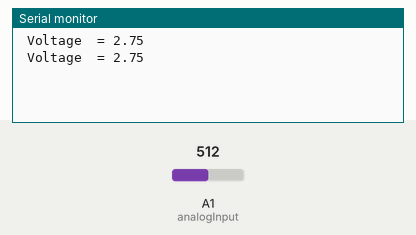
The sketch below on a simulated Arduino Uno, built with avr-gcc and run on an emulated ATmega328P. Shown: the last lines printed to the serial monitor. The inputs (shaded band) are chosen by the test bench; at power-on: A1 (analogInput) = 512.

Above: at 1.8 s.
1.9 s: A1 (analogInput) set to 716
At 2.8 s:
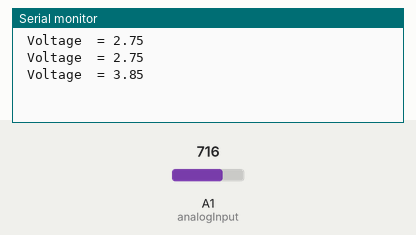
3.4 s: A1 (analogInput) set to 900
At 4.8 s:
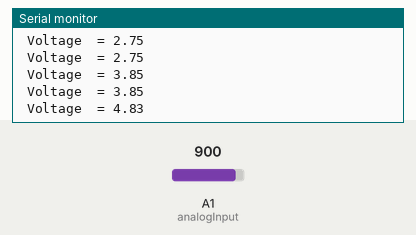
Timing chart, 0 to 6.4 s (numbered marks = the images above; inputs shaded):
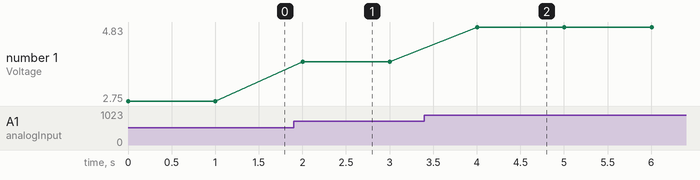

The sketch:

Arduino-Voltmeter.ino
```cpp
int analogInput = 1;
float Vout = 0.00;
float Vin = 0.00;
float R1 = 100000.00; // resistance of R1 (100K)
float R2 = 10000.00; // resistance of R2 (10K)
int val = 0;
void setup() {
  pinMode(analogInput, INPUT); //assigning the input port
  Serial.begin(9600); //BaudRate
}
void loop() {

  val = analogRead(analogInput);//reads the analog input
  Vout = (val * 5.00) / 1024.00; // formula for calculating voltage out i.e. V+, here 5.00
  Vin = Vout / (R1 / (R1 + R2)); // formula for calculating voltage in i.e. GND
  if (Vin < 0.09) //condition
  {
    Vin = 0.00; //statement to quash undesired reading !
  }
  Serial.print("\n Voltage  = ");
  Serial.print(Vin);
  delay(1000); //for maintaining the speed of the output in serial monitor
}
```

Measured:
- after the input at 1.9 s, the serial monitor: prints a new line after 0.10 s (image 1)
- after the input at 3.4 s, the serial monitor: prints a new line after 0.60 s (image 2)
- plotted number 1: 2.75 → 3.85 after the input at 1.9 s, 3.85 → 4.83 after the input at 3.4 s
